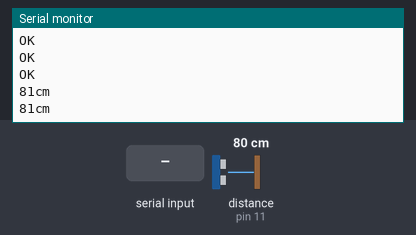
The sketch below on a simulated Arduino Uno, built with avr-gcc and run on an emulated ATmega328P. Shown: the last lines printed to the serial monitor. The inputs (shaded band) are chosen by the test bench; at power-on: distance to the obstacle (sensor on pin 11) 80 cm. The echo pulse lasts 58.3 µs per cm; the modem accepts every AT command (registered, SIM ready, sends succeed) and sends nothing else.

Above: at 19.0 s.
19.1 s: distance to the obstacle (sensor on pin 11) set to 2 cm
At 22.3 s:
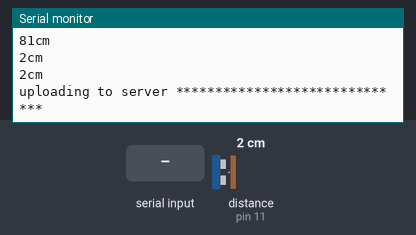
22.7 s: "1" received over the second serial link
At 24.0 s:
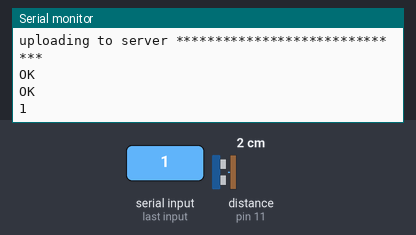
24.3 s: "0" received over the second serial link
At 26.5 s:
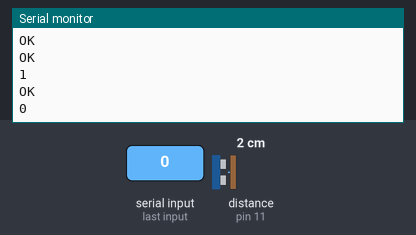

Measured:
- after the input at 19.1 s, the serial monitor: prints a new line after 0.74 s (image 1)
- after the input at 22.7 s, the serial monitor: prints a new line after 0.19 s (image 2)
- after the input at 24.3 s, the serial monitor: prints a new line after 1.7 s (image 3)

The sketch:

remote_water_level_measurement-4.ino
```cpp
#include <NewPing.h>
#include <SoftwareSerial.h>

#define TRIGGER_PIN  12
#define ECHO_PIN     11
#define MAX_DISTANCE 400

NewPing sonar(TRIGGER_PIN, ECHO_PIN, MAX_DISTANCE);
SoftwareSerial mySerial(2, 3); //rx, tx

//1000 * 60 * 60 * 24
unsigned long currentMillis;
unsigned long previousMillis = 0;
unsigned long prevMillis = 0;
long interval = 20000 ;
int distance = 100;
String tankid = "1";

void setup() {
  //mySerial.begin(38400);
  Serial.begin(9600);
  mySerial.begin(9600);
  Serial.begin(9600);
  delay(10000);
  mySerial.print("AT+CMGF=1\r");
  delay(100);
  mySerial.print("AT+CNMI=2,2,0,0,0\r");
  delay(100);
  Serial.println("GSM AT TEST, READY!!!");
  delay(2000);
  gprsInit();

}

void loop() {

  //distance++;

  currentMillis = millis();
  unsigned int uS = sonar.ping();
  int distance = uS / US_ROUNDTRIP_CM;
  Serial.println(String(distance) + "cm");

  delay(1000);

  if(distance != 0 && currentMillis - previousMillis >= interval)
  {
    upload(distance);
    previousMillis = currentMillis;
  }

  //reboot gsm after every 24hrs
  if(currentMillis - prevMillis >= 86400000 )
  {
    mySerial.println("AT\r\n");
    delay(500);
    manageCom();
    mySerial.println("AT+CFUN=0\r\n");
    delay(1000);
    manageCom();
    mySerial.println("AT+CFUN=1\r\n");
    delay(1000);
    manageCom();
  }

}

void getResponse()
{
  while (mySerial.available())
  {
    Serial.write(mySerial.read());
  }
}

void manageCom()
{
  while (mySerial.available()>0)
  {
    Serial.write(mySerial.read());
  }

  while(Serial.available()>0)
  {
    mySerial.write(Serial.read());
  }
}


void gprsInit()
{
  mySerial.println("AT\r\n");
  delay(500);
  manageCom();
  mySerial.println("AT+CFUN=1\r\n");
  delay(500);
  manageCom();
  mySerial.println("AT+SAPBR=3,1,\"Contype\",\"GPRS\"\r\n");
  delay(500);
  manageCom();
  mySerial.println("AT+CSTT=\"MTN\",\"\",\"\"\r\n");
  delay(3000);
  manageCom();
  mySerial.println("AT+SAPBR=1,1\r\n");
  delay(1000);
  manageCom();
}

void upload(int distance)
{
    Serial.println("uploading to server ******************************");
    mySerial.println(F("AT+HTTPINIT\r\n"));
    delay(500);
    manageCom();
    mySerial.println(F("AT+HTTPPARA=\"CID\",1\r\n"));
    delay(500);
    manageCom();
    mySerial.println("AT+HTTPPARA=\"URL\",\"http://2schooldirect.net:55554/store-measurement?tankid=" + tankid + "&waterlevel=" + String(distance) + "\"");
    delay(3000);
    manageCom();
    mySerial.println(F("AT+HTTPACTION=0\r\n"));
    delay(4000);
    manageCom();
    //getHttpActionCode();

    //Serial.println("***********");
    mySerial.println(F("AT+HTTPREAD\r\n"));
    delay(4000);
    manageCom();
    //getReply();
    mySerial.println(F("AT+HTTPTERM\r\n"));
    delay(500);
    manageCom();
    //delay(60000);
}
```
